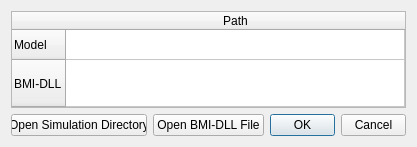
<?xml version="1.0" encoding="UTF-8"?>
<ui version="4.0">
 <class>Dialog</class>
 <widget class="QDialog" name="Dialog">
  <property name="geometry">
   <rect>
    <x>0</x>
    <y>0</y>
    <width>417</width>
    <height>147</height>
   </rect>
  </property>
  <property name="minimumSize">
   <size>
    <width>417</width>
    <height>0</height>
   </size>
  </property>
  <property name="maximumSize">
   <size>
    <width>417</width>
    <height>147</height>
   </size>
  </property>
  <property name="windowTitle">
   <string>Dialog</string>
  </property>
  <layout class="QVBoxLayout" name="verticalLayout_2">
   <item>
    <layout class="QVBoxLayout" name="verticalLayout">
     <item>
      <widget class="QTableWidget" name="tableWidget">
       <property name="showGrid">
        <bool>true</bool>
       </property>
       <property name="gridStyle">
        <enum>Qt::SolidLine</enum>
       </property>
       <property name="rowCount">
        <number>2</number>
       </property>
       <property name="columnCount">
        <number>1</number>
       </property>
       <attribute name="horizontalHeaderMinimumSectionSize">
        <number>39</number>
       </attribute>
       <attribute name="horizontalHeaderStretchLastSection">
        <bool>true</bool>
       </attribute>
       <attribute name="verticalHeaderStretchLastSection">
        <bool>true</bool>
       </attribute>
       <row>
        <property name="text">
         <string>Model</string>
        </property>
       </row>
       <row>
        <property name="text">
         <string>BMI-DLL</string>
        </property>
       </row>
       <column>
        <property name="text">
         <string>Path</string>
        </property>
       </column>
       <item row="0" column="0">
        <property name="flags">
         <set>ItemIsDragEnabled|ItemIsUserCheckable|ItemIsEnabled</set>
        </property>
       </item>
       <item row="1" column="0">
        <property name="flags">
         <set>ItemIsDragEnabled|ItemIsUserCheckable|ItemIsEnabled</set>
        </property>
       </item>
      </widget>
     </item>
     <item>
      <layout class="QHBoxLayout" name="horizontalLayout">
       <item>
        <widget class="QPushButton" name="btn_opensim">
         <property name="text">
          <string>Open Simulation Directory</string>
         </property>
        </widget>
       </item>
       <item>
        <widget class="QPushButton" name="btn_opendll">
         <property name="text">
          <string>Open BMI-DLL File</string>
         </property>
        </widget>
       </item>
       <item>
        <widget class="QDialogButtonBox" name="buttonBox">
         <property name="orientation">
          <enum>Qt::Horizontal</enum>
         </property>
         <property name="standardButtons">
          <set>QDialogButtonBox::Cancel|QDialogButtonBox::Ok</set>
         </property>
        </widget>
       </item>
      </layout>
     </item>
    </layout>
   </item>
  </layout>
 </widget>
 <resources/>
 <connections>
  <connection>
   <sender>buttonBox</sender>
   <signal>accepted()</signal>
   <receiver>Dialog</receiver>
   <slot>accept()</slot>
   <hints>
    <hint type="sourcelabel">
     <x>248</x>
     <y>254</y>
    </hint>
    <hint type="destinationlabel">
     <x>157</x>
     <y>274</y>
    </hint>
   </hints>
  </connection>
  <connection>
   <sender>buttonBox</sender>
   <signal>rejected()</signal>
   <receiver>Dialog</receiver>
   <slot>reject()</slot>
   <hints>
    <hint type="sourcelabel">
     <x>316</x>
     <y>260</y>
    </hint>
    <hint type="destinationlabel">
     <x>286</x>
     <y>274</y>
    </hint>
   </hints>
  </connection>
 </connections>
</ui>
